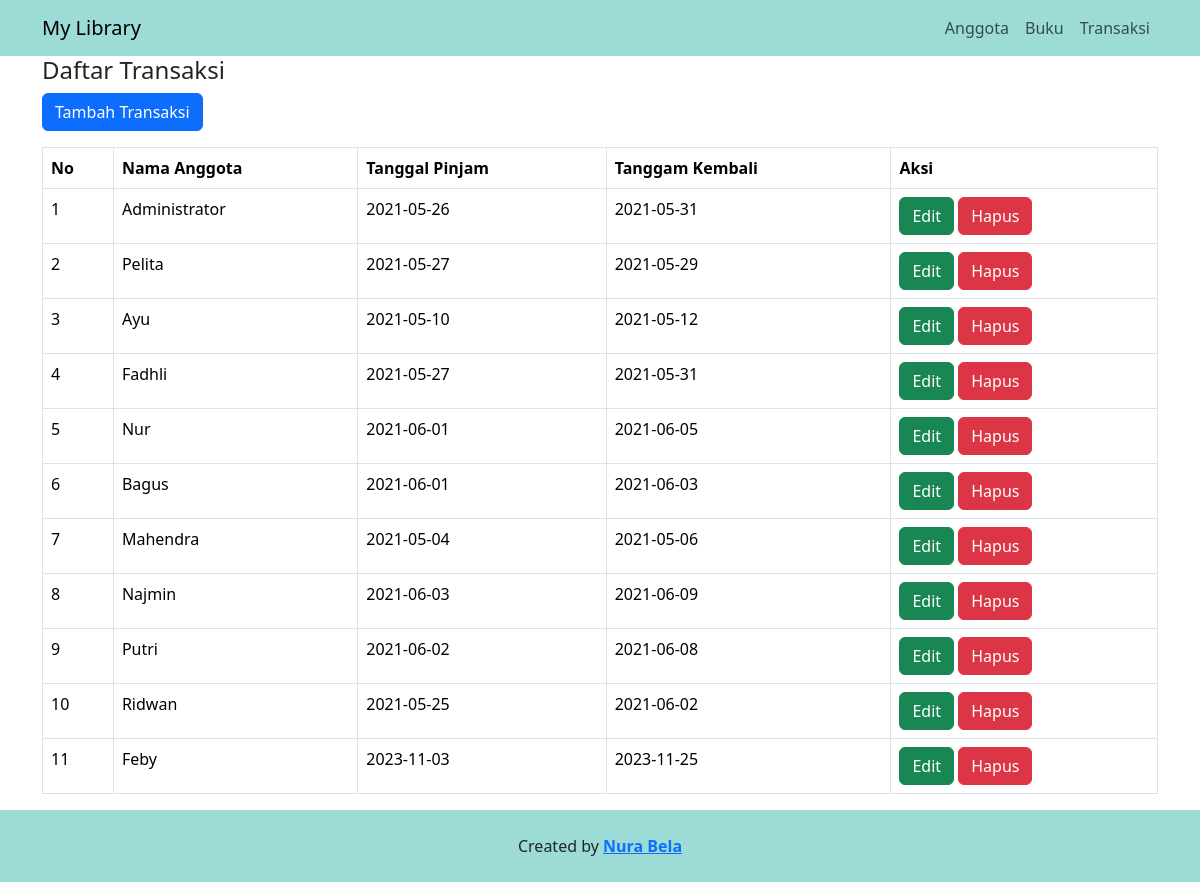
Page /sesi_29/transaksi/transaksi.php on the committed database.
### tables this page shows
CREATE TABLE `peminjaman` (
  `id_pinjam` int(11) NOT NULL,
  `id_anggota` int(11) DEFAULT NULL,
  `tgl_pinjam` date DEFAULT NULL,
  `tgl_kembali` date DEFAULT NULL
);

CREATE TABLE `anggota` (
  `id_anggota` int(11) NOT NULL,
  `nama` varchar(255) NOT NULL,
  `username` varchar(32) NOT NULL,
  `password` varchar(64) NOT NULL,
  `sex` char(1) NOT NULL,
  `telp` varchar(15) NOT NULL,
  `alamat` varchar(255) NOT NULL,
  `email` varchar(255) NOT NULL,
  `tgl_entry` timestamp NOT NULL DEFAULT current_timestamp() ON UPDATE current_timestamp(),
  `role` varchar(12) NOT NULL DEFAULT 'USER'
);

### sesi_29/transaksi/transaksi.php (the view, shortened to what this page needs)
<?php
    include "../connection.php";
    $query = mysqli_query($connection, "SELECT * FROM peminjaman JOIN anggota ON peminjaman.id_pinjam=anggota.id_anggota");
?>
<!doctype html>
<html lang="en">
  <head>
    <link href="https://cdn.jsdelivr.net/npm/bootstrap@5.3.2/dist/css/bootstrap.min.css" rel="stylesheet">
<body>
      <nav class="navbar navbar-expand-lg navbar-light" style="background-color: #9cdbd6;">
        <div class="container">
          <a class="navbar-brand" href="index.php">My Library</a>
          <div class="collapse navbar-collapse" id="navbarNav">
          <ul class="navbar-nav ms-auto">
            <li class="nav-item">
              <a class="nav-link" aria-current="page" href="../anggota/anggota.php">Anggota</a>
            </li>
            <li class="nav-item">
              <a class="nav-link" href="../buku/buku.php">Buku</a>
            </li>
            <li class="nav-item">
              <a class="nav-link" href="transaksi.php">Transaksi</a>
            </li>
          </ul>
          </div>
        </div>
      </nav>
   <section id="about" style="background-color: #fff">
        <div class="container" style="height: auto;">
         <h4>Daftar Transaksi</h4>
          <a class='btn btn-primary mb-3' href='tambah_transaksi.php'>Tambah Transaksi</a>
            <table class="table table-bordered">
                <tr>
                    <td><b>No</b></td>
                    <td><b>Nama Anggota</b></td>
                    <td><b>Tanggal Pinjam</b></td>
                    <td><b>Tanggam Kembali</b></td>
                     <td><b>Aksi</b></td>
                </tr>
                <?php
                $no = 1;
                while ($data = mysqli_fetch_array($query)) { ?>
                 <tr>
                    <td> <?php echo $no; ?> </td>
                    <td> <?php echo $data ['nama']; ?> </td>
                    <td> <?php echo $data ['tgl_pinjam']; ?> </td>
                    <td> <?php echo $data ['tgl_kembali']; ?> </td>
                    <td>
                      <a class='btn btn-success' href='edit_anggota.php?id_anggota=$data[id_anggota]'>Edit</a>
                      <a class='btn btn-danger' href='hapus_anggota.php?id_anggota=$data[id_anggota]'>Hapus</a>
                    </td>
                 </tr>
                 <?php $no++; } ?>
            </table>
        </div>
      </section>
    <footer class="text-center pb-2 pt-4" style="background-color: #9cdbd6; ">
      <p>Created by <a href="https//instagram.com" class="fw-bold" >Nura Bela</a></p>
    </footer>
</body>
</html>

### rows in the picture
peminjaman: anggota.nama "Administrator", tgl_pinjam "2021-05-26", tgl_kembali "2021-05-31"
peminjaman: id_anggota.nama "Pelita", tgl_pinjam "2021-05-27", tgl_kembali "2021-05-29"
peminjaman: id_anggota.nama "Ayu", tgl_pinjam "2021-05-10", tgl_kembali "2021-05-12"
peminjaman: anggota.nama "Fadhli", tgl_pinjam "2021-05-27", tgl_kembali "2021-05-31"
peminjaman: id_anggota.nama "Nur", tgl_pinjam "2021-06-01", tgl_kembali "2021-06-05"
peminjaman: anggota.nama "Bagus", tgl_pinjam "2021-06-01", tgl_kembali "2021-06-03"
peminjaman: anggota.nama "Mahendra", tgl_pinjam "2021-05-04", tgl_kembali "2021-05-06"
peminjaman: anggota.nama "Najmin", tgl_pinjam "2021-06-03", tgl_kembali "2021-06-09"
peminjaman: anggota.nama "Putri", tgl_pinjam "2021-06-02", tgl_kembali "2021-06-08"
peminjaman: anggota.nama "Ridwan", tgl_pinjam "2021-05-25", tgl_kembali "2021-06-02"
peminjaman: anggota.nama "Feby", tgl_pinjam "2023-11-03", tgl_kembali "2023-11-25"
